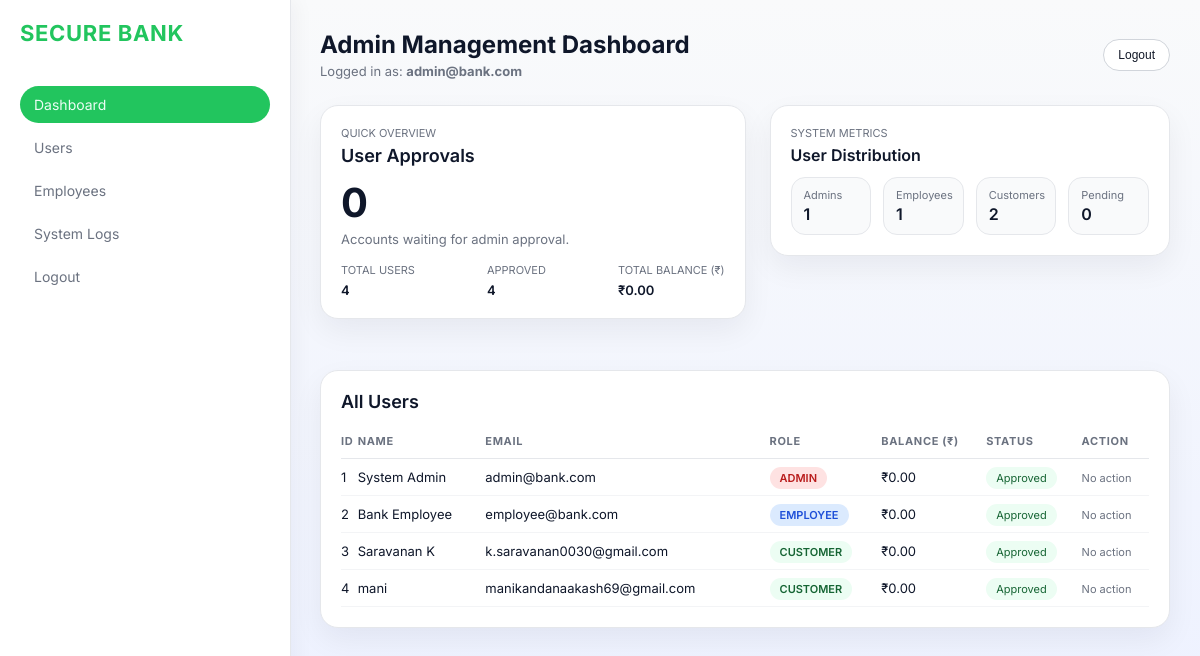
The app's page /admin_dashboard (signed in), older data.
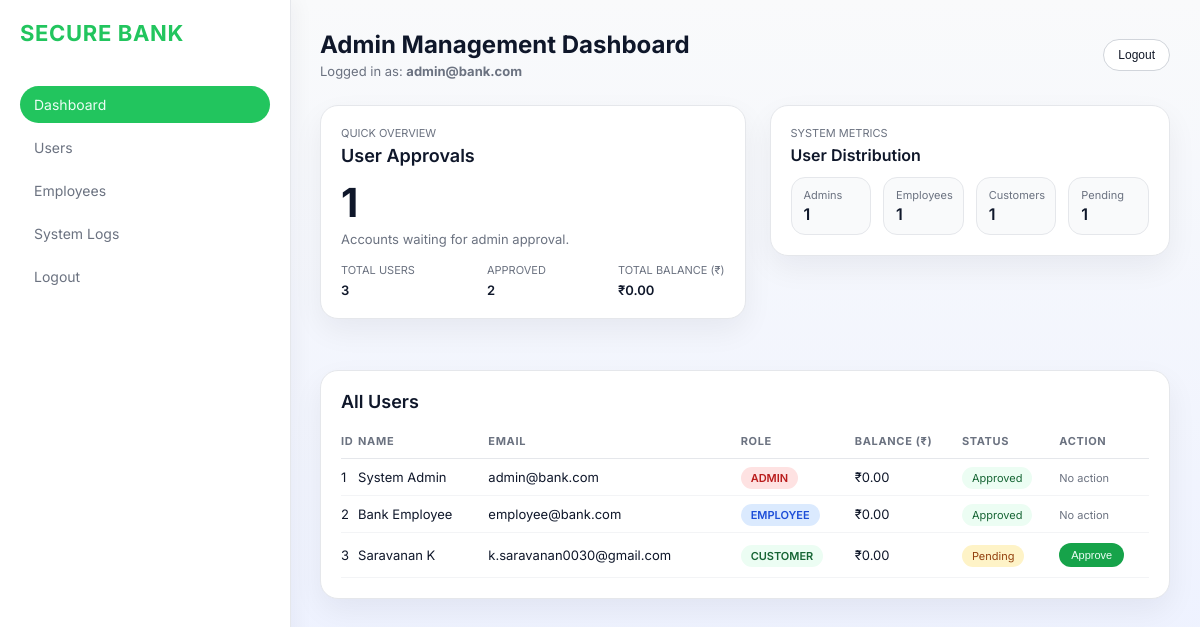
The same page, newer data.
### tables this page shows
CREATE TABLE users (
            id INTEGER PRIMARY KEY AUTOINCREMENT,
            account_number TEXT UNIQUE,
            name TEXT,
            email TEXT UNIQUE,
            password TEXT,
            balance REAL DEFAULT 0,
            role TEXT DEFAULT 'user',
            full_name TEXT,
            phone TEXT,
            address TEXT,
            aadhaar TEXT,
            approval_status TEXT DEFAULT 'pending',
            last_login TEXT
        );

### app.py (the view)
@app.route("/admin_dashboard")
@roles_allowed("admin")
def admin_dashboard():
    conn = db()
    users = conn.execute("SELECT * FROM users").fetchall()
    total_users = len(users)
    total_admins = sum(1 for u in users if u["role"] == "admin")
    total_employees = sum(1 for u in users if u["role"] == "employee")
    total_customers = sum(1 for u in users if u["role"] not in ("admin", "employee"))
    pending_users = sum(1 for u in users if u["approval_status"] != "approved")
    approved_users = sum(1 for u in users if u["approval_status"] == "approved")
    total_balance = sum((u["balance"] or 0) for u in users)
    conn.close()
    return render_template(
        "admin_dashboard.html",
        users=users,
        total_users=total_users,
        total_admins=total_admins,
        total_employees=total_employees,
        total_customers=total_customers,
        pending_users=pending_users,
        approved_users=approved_users,
        total_balance=total_balance,
    )

### app.py (called while the page is built)
def db():
    conn = sqlite3.connect(DB_NAME)
    conn.row_factory = sqlite3.Row
    return conn

def roles_allowed(*roles):
    def wrapper(f):
        @wraps(f)
        def decorated(*args, **kwargs):
            if "user" not in session:
                flash("Login required")
                return redirect("/login")
            if session.get("role") not in roles:
                flash("Access denied")
                return redirect("/login")
            return f(*args, **kwargs)
        return decorated
    return wrapper

### templates/admin_dashboard.html (shortened to what this page needs)
<!DOCTYPE html>
<html lang="en">
<head>
</head>
<body>
<div class="sidebar">
    <div class="logo">SECURE BANK</div>
    <div class="nav-item active">Dashboard</div>
    <div class="nav-item">Users</div>
    <div class="nav-item">Employees</div>
    <div class="nav-item">System Logs</div>
    <div class="nav-item" onclick="window.location.href='/logout'">Logout</div>
</div>
<div class="main-content">
    <header style="margin-bottom: 26px; display:flex; justify-content:space-between; align-items:center;">
        <div>
            <h2 style="margin:0;">Admin Management Dashboard</h2>
            <div style="font-size:13px; color:var(--text-dim); margin-top:4px;">
                Logged in as: <strong>{{ session['user'] }}</strong>
            </div>
        </div>
        <button class="ghost-btn" onclick="window.location.href='/logout'">Logout</button>
    </header>
    <div class="dashboard-top">
        <div class="card">
            <div class="overview-header-row">
                <div>
                    <span class="bank-label">Quick Overview</span>
                    <h3 class="overview-title">User Approvals</h3>
                </div>
            </div>
            <div class="overview-main-number">{{ pending_users }}</div>
            <div style="font-size:13px; color:var(--text-dim); margin-bottom:16px;">
                Accounts waiting for admin approval.
            </div>
            <div class="overview-foot-row">
                <div>
                    <div class="bank-label">Total Users</div>
                    <div class="overview-foot-number">{{ total_users }}</div>
                </div>
                <div>
                    <div class="bank-label">Approved</div>
                    <div class="overview-foot-number">{{ approved_users }}</div>
                </div>
                <div>
                    <div class="bank-label">Total Balance (₹)</div>
                    <div class="overview-foot-number">₹{{ "{:,.2f}".format(total_balance) }}</div>
                </div>
            </div>
        </div>
        <div class="overview-right">
            <div class="card">
                <div class="overview-header-row">
                    <div>
                        <span class="bank-label">System Metrics</span>
                        <h3 class="overview-title" style="font-size:16px;">User Distribution</h3>
                    </div>
                </div>
                <div class="metrics-row">
                    <div class="metric-card">
                        <div class="metric-label">Admins</div>
                        <div class="metric-value">{{ total_admins }}</div>
                    </div>
                    <div class="metric-card">
                        <div class="metric-label">Employees</div>
                        <div class="metric-value">{{ total_employees }}</div>
                    </div>
                    <div class="metric-card">
                        <div class="metric-label">Customers</div>
                        <div class="metric-value">{{ total_customers }}</div>
                    </div>
                    <div class="metric-card">
                        <div class="metric-label">Pending</div>
                        <div class="metric-value">{{ pending_users }}</div>
                    </div>
                </div>
            </div>
        </div>
    </div>
    <div class="card">
        <div class="overview-header-row">
            <h3 class="overview-title">All Users</h3>
        </div>
        <table>
            <thead>
                <tr>
                    <th>ID</th>
                    <th>Name</th>
                    <th>Email</th>
                    <th>Role</th>
                    <th>Balance (₹)</th>
                    <th>Status</th>
                    <th>Action</th>
                </tr>
            </thead>
            <tbody>
                {% for user in users %}
                <tr>
                    <td>{{ user['id'] }}</td>
                    <td>{{ user['name'] }}</td>
                    <td>{{ user['email'] }}</td>
                    <td>
                        <span class="role-badge role-{{ user['role'] if user['role'] in ['admin','employee','user'] else 'user' }}">
                            {{ user['role'].upper() }}
                        </span>
                    </td>
                    <td>₹{{ "%.2f"|format(user['balance'] if user['balance'] else 0) }}</td>
                    <td>
                        {% if user['approval_status'] == 'approved' %}
                            <span class="status-pill status-approved">Approved</span>
                        {% elif user['approval_status'] == 'pending' %}
                            <span class="status-pill status-pending">Pending</span>
                        {% else %}
                            <span class="status-pill status-other">{{ user['approval_status']|capitalize }}</span>
                        {% endif %}
                    </td>
                    <td>
                        {% if user['approval_status'] != 'approved' and user['role'] != 'admin' %}
                            <button class="approve-btn" onclick="window.location.href='/approve/{{ user['id'] }}'">Approve</button>
                        {% else %}
                            <span style="font-size:11px; color:var(--text-dim);">No action</span>
                        {% endif %}
                    </td>
                </tr>
                {% endfor %}
            </tbody>
        </table>
    </div>
</div>
</body>
</html>

### templates/admin_dashboard.html (style rules this page uses)
:root { --bg-color: #f3f4f6; --card-bg: #ffffff; --accent-green: #16a34a; --accent-red: #ef4444; --accent-primary: #22c55e; --text-main: #0f172a; --text-dim: #6b7280; --sidebar-width: 250px; --border: 1px solid #e5e7eb; }
body { font-family: 'Inter', sans-serif; background: linear-gradient(180deg, #f9fafb, #eef2ff); color: var(--text-main); margin: 0; display: flex; }
.sidebar { width: var(--sidebar-width); background: #ffffff; height: 100vh; padding: 20px; position: fixed; border-right: var(--border); box-shadow: 6px 0 18px rgba(15, 23, 42, 0.04); }
.logo { color: var(--accent-primary); font-size: 22px; font-weight: 700; margin-bottom: 40px; letter-spacing: 0.03em; }
.nav-item { padding: 10px 14px; color: var(--text-dim); cursor: pointer; transition: 0.25s; border-radius: 999px; margin-bottom: 6px; font-size: 14px; }
.nav-item.active { background: #22c55e; color: #ecfdf5; }
.main-content { margin-left: calc(var(--sidebar-width) + 40px); padding: 30px; width: 100%; max-width: 1280px; }
.card { background: var(--card-bg); border-radius: 18px; padding: 20px; border: var(--border); margin-bottom: 25px; box-shadow: 0 12px 30px rgba(15, 23, 42, 0.06); }
.dashboard-top { display: grid; grid-template-columns: 1.7fr 1.6fr; gap: 24px; margin-bottom: 26px; align-items: stretch; }
.overview-right { display: flex; flex-direction: column; gap: 18px; }
.overview-header-row { display: flex; align-items: center; justify-content: space-between; margin-bottom: 12px; }
.overview-title { margin: 0; font-size: 18px; font-weight: 600; }
.overview-main-number { font-size: 40px; font-weight: 700; margin-bottom: 4px; }
.bank-label { font-size: 11px; color: var(--text-dim); margin-bottom: 5px; text-transform: uppercase; display: block; }
.overview-foot-row { display: flex; justify-content: space-between; gap: 20px; font-size: 13px; }
.overview-foot-number { font-weight: 600; margin-top: 4px; }
.ghost-btn { border-radius: 999px; border: 1px solid #d1d5db; background: #ffffff; padding: 8px 14px; font-size: 12px; color: #111827; cursor: pointer; }
.metrics-row { display: grid; grid-template-columns: repeat(4, minmax(0, 1fr)); gap: 12px; margin-top: 12px; }
.metric-card { background: #f9fafb; border-radius: 14px; padding: 10px 12px; border: 1px solid #e5e7eb; }
.metric-label { font-size: 11px; color: var(--text-dim); }
.metric-value { font-size: 16px; font-weight: 600; margin-top: 2px; }
table { width: 100%; border-collapse: collapse; margin-top: 10px; font-size: 13px; }
th { text-align: left; color: var(--text-dim); font-size: 11px; padding: 10px 0; border-bottom: 1px solid #e5e7eb; text-transform: uppercase; letter-spacing: 0.06em; }
td { padding: 10px 0; border-bottom: 1px solid #f3f4f6; }
.role-badge { padding: 4px 10px; border-radius: 999px; font-size: 11px; font-weight: 600; }
.role-admin { background: #fee2e2; color: #b91c1c; }
.role-employee { background: #dbeafe; color: #1d4ed8; }
.role-user { background: #ecfdf3; color: #166534; }
.status-pill { border-radius: 999px; padding: 4px 10px; font-size: 11px; }
.status-approved { background: #ecfdf3; color: #166534; }
.status-pending { background: #fef3c7; color: #92400e; }
.approve-btn { background: #16a34a; border-radius: 999px; padding: 6px 12px; font-size: 11px; color: #ecfdf5; border: none; cursor: pointer; }

Row changes from the older to the newer data that the page shows:
removed users: id "4", name "mani", email "manikandanaakash69@gmail.com", role "CUSTOMER", balance "0.00", approval_status "Approved"
changed users "Saravanan K": approval_status "Approved No action" → "Pending Approve"
Text that changed along with them:
{{ pending_users }}: "0" → "1"
{{ total_users }}: "4" → "3"
{{ approved_users }}: "4" → "2"
{{ total_customers }}: "2" → "1"
